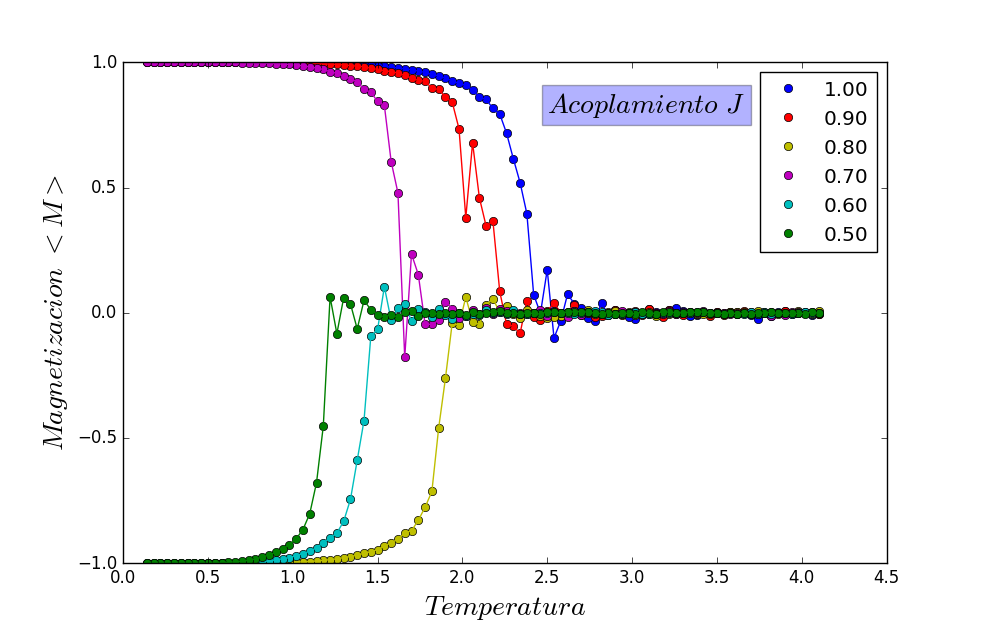

Recreate this plot in Python.
import matplotlib.pyplot as plt
import numpy as np
from scipy.optimize import curve_fit

magnet={}  #magnetizacion

acople="acople.txt"

#tamano
n=32

#extraigo j
f=open(acople,'r')
lines=f.readlines()[1:]

key=[]
archivo=[]

for line in lines:
    p=line.split()
    key.append("%0.2f" % float(p[0]))
    archivo.append("M-T-"+"%d" %int(n)+"-"+"%0.2f" % float(p[0])+".txt")
    

#extraigo del archivocorr
for i in range(0,len(key)):
 f=open(archivo[i],'r')
 lines=f.readlines()[1:]
 
 x=[]
 y=[]
 pasos=[]
 for line in lines: 
      p = line.split()
      x.append(float(p[0]))
      y.append(float(p[1]))
 xv=np.array(x)
 yv=np.array(y)
 magnet[key[i]]=[xv,yv] 
 f.close()


#colores
color=['bo','ro','yo','mo','co','go','ko','ro']
colorline=['b','r','y','m','c','g','k','r']

#Grafico Magnet
for i in range(0,len(key)):
 plt.plot(magnet[key[i]][0],magnet[key[i]][1],color[i],label=key[i])
 plt.plot(magnet[key[i]][0],magnet[key[i]][1],colorline[i])
plt.xlabel(r'$Temperatura$', fontsize=20)
plt.ylabel(r'$Magnetizacion$'+' '+'$<M>$', fontsize=20)
plt.text(2.5, 0.8, r'$Acoplamiento$'+' '+r'$J$', fontsize=20, bbox=dict(facecolor='b', alpha=0.3)) 
plt.legend(numpoints=1)

plt.show()
